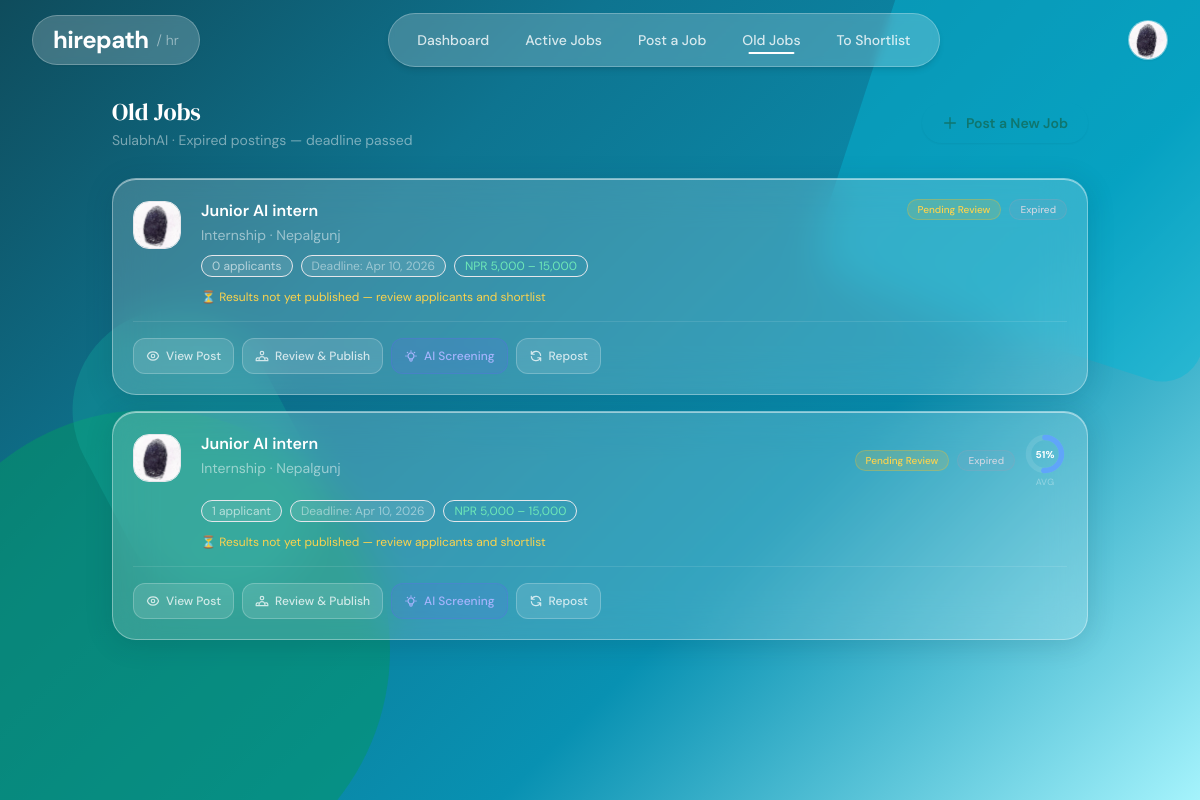
Page /jobs/old/ (signed in) on the earlier database version.
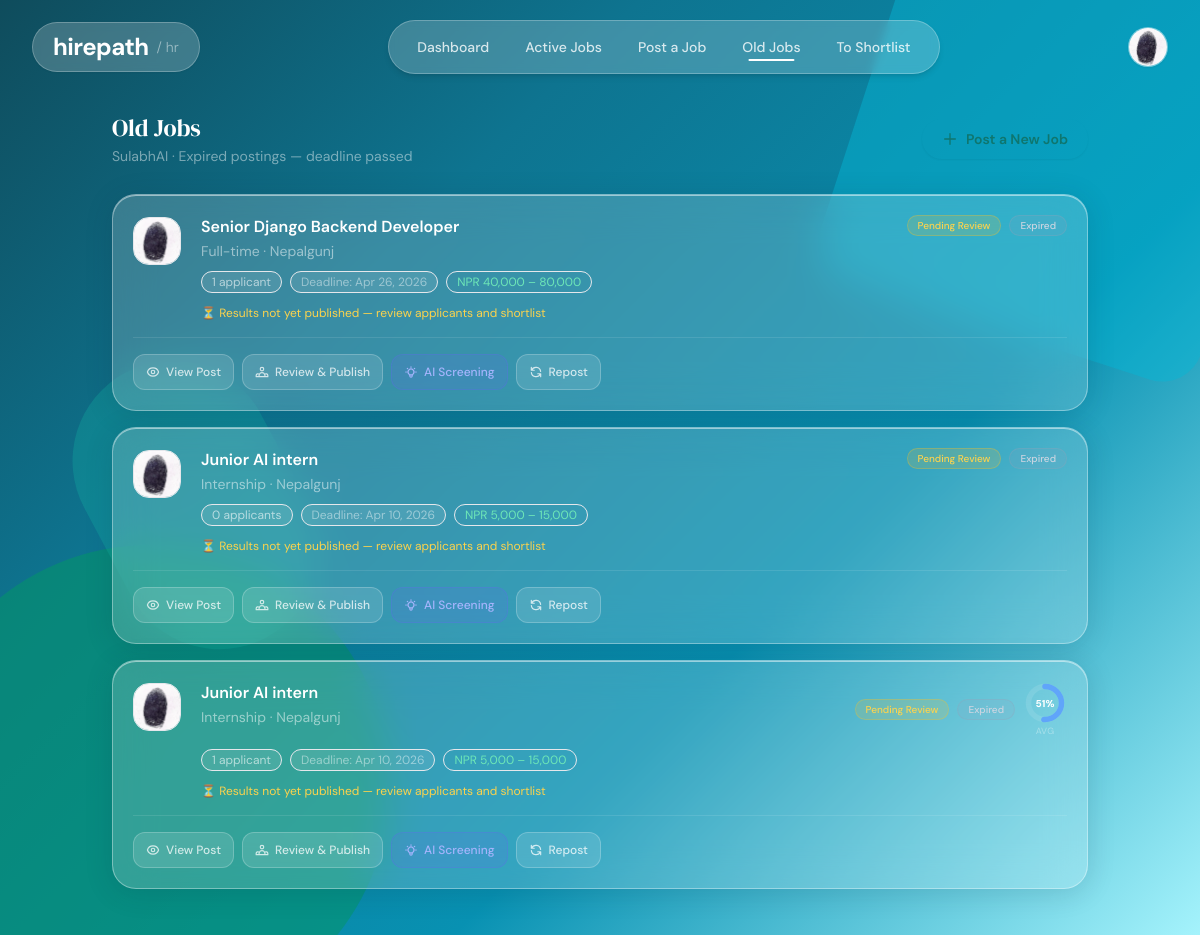
Same page on the later database version.
### jobs/models.py (models this page shows, shortened)
class Job(models.Model):
    class JobType(models.TextChoices):
        FULL_TIME  = "full_time",  "Full-time"
        PART_TIME  = "part_time",  "Part-time"
        CONTRACT   = "contract",   "Contract"
        INTERNSHIP = "internship", "Internship"
        REMOTE     = "remote",     "Remote"
        HYBRID     = "hybrid",     "Hybrid"
    class Status(models.TextChoices):
        OPEN   = "open",   "Open"
        CLOSED = "closed", "Closed"
        DRAFT  = "draft",  "Draft"
    class QualificationLevel(models.TextChoices):
        ANY      = "",         "Any / Not specified"
        DIPLOMA  = "diploma",  "Diploma"
        BACHELOR = "bachelor", "Bachelor's Degree"
        MASTER   = "master",   "Master's Degree"
        PHD      = "phd",      "PhD / Doctorate"
    company          = models.ForeignKey(
                         CompanyProfile,
                         on_delete=models.CASCADE,
                         related_name="jobs"
                       )
    title            = models.CharField(max_length=255)
    description      = models.TextField()
    requirements     = models.TextField(blank=True, help_text="Detailed role requirements")
    responsibilities = models.TextField(blank=True, help_text="Key responsibilities")
    experience_required    = models.IntegerField(
                               default=0,
                               help_text="Minimum years of experience required"
                             )
    qualification_required = models.CharField(
                               max_length=20,
                               choices=QualificationLevel.choices,
                               default=QualificationLevel.ANY,
                               blank=True,
                               help_text="Minimum qualification level required"
                             )
    open_positions   = models.PositiveIntegerField(
                         default=1,
                         help_text="Number of open positions for this role"
                       )
    skills           = models.ManyToManyField(Skill, blank=True)
    location         = models.CharField(max_length=255, blank=True)
    job_type         = models.CharField(
                         max_length=20,
                         choices=JobType.choices,
                         default=JobType.FULL_TIME
                       )
    salary_min       = models.PositiveIntegerField(null=True, blank=True)
    salary_max       = models.PositiveIntegerField(null=True, blank=True)
    salary_currency  = models.CharField(max_length=10, default="NPR")
    status           = models.CharField(
                         max_length=10,
                         choices=Status.choices,
                         default=Status.OPEN
                       )
    deadline         = models.DateField(null=True, blank=True)
    created_at       = models.DateTimeField(auto_now_add=True)
    updated_at       = models.DateTimeField(auto_now=True)
    results_published    = models.BooleanField(default=False)
    shortlist_email_sent = models.BooleanField(default=False)
    class Meta:
        ordering = ["-created_at"]
    @property
    def salary_display(self):
        if self.salary_min and self.salary_max:
            return f"{self.salary_currency} {self.salary_min:,} – {self.salary_max:,}"
        if self.salary_min:
            return f"{self.salary_currency} {self.salary_min:,}+"
        return "Not disclosed"

### accounts/models.py (models this page shows, shortened)
class CompanyProfile(models.Model):
    user         = models.OneToOneField(User, on_delete=models.CASCADE)
    phone           = models.CharField(max_length=20, blank=True)
    company_name = models.CharField(max_length=255)
    description  = models.TextField()
    website      = models.URLField(blank=True, null=True)
    location     = models.CharField(max_length=255, blank=True, null=True)
    logo         = models.ImageField(upload_to='company_logos/', blank=True, null=True)

### jobs/views.py (the view)
# urls.py: path("old/",                          views.old_jobs,           name="old_jobs"),
@login_required
def old_jobs(request):
    company = _get_company(request)
    if not company:
        return redirect('candidate_dashboard')
    today = timezone.now().date()
    jobs = (
        Job.objects
        .filter(company=company)
        .filter(Q(status=Job.Status.CLOSED) | Q(deadline__lt=today))
        .annotate(
            applicant_count=Count('applications', distinct=True),
            shortlisted_count=Count(
                'applications',
                filter=Q(applications__status='shortlisted'),
                distinct=True,
            ),
            rejected_count=Count(
                'applications',
                filter=Q(applications__status='rejected'),
                distinct=True,
            ),
            avg_score=Avg('applications__match_score'),
        )
        .order_by('-deadline')
    )
    jobs_data = []
    for job in jobs:
        if job.avg_score is not None:
            job.avg_score_offset = round(94.2 * (1 - job.avg_score / 100), 1)
        else:
            job.avg_score_offset = 94.2
        if job.results_published:
            applicants_qs = (
                Application.objects
                .filter(job=job)
                .exclude(status='withdrawn')
                .select_related('candidate__user')
                .order_by('-match_score')
            )
            ranked = []
            for app in applicants_qs:
                u = app.candidate.user
                ranked.append({
                    'name':        u.get_full_name() or u.username,
                    'score':       round(app.match_score or 0),
                    'status':      app.status,
                    'shortlisted': app.status == 'shortlisted',
                })
            total_count       = len(ranked)
            shortlisted_count = sum(1 for a in ranked if a['shortlisted'])
            ranked_json = json.dumps({
                'title':       job.title,
                'total':       total_count,
                'shortlisted': shortlisted_count,
                'applicants':  ranked,
            })
        else:
            ranked_json = json.dumps({
                'title':       job.title,
                'total':       0,
                'shortlisted': 0,
                'applicants':  [],
            })
        jobs_data.append({
            'job':         job,
            'ranked_json': ranked_json,
        })
    return render(request, 'jobs/old_jobs.html', {
        'company':   company,
        'jobs_data': jobs_data,
    })

### jobs/context_processors.py (called while the page is built)
def to_shortlist_count(request):
    if not request.user.is_authenticated:
        return {}
    try:
        company = CompanyProfile.objects.get(user=request.user)
        count = Job.objects.filter(
            company=company,
            results_published=True,
            shortlist_email_sent=False,
        ).count()
        return {'to_shortlist_count': count}
    except CompanyProfile.DoesNotExist:
        return {}

### jobs/views.py (called while the page is built)
def _get_company(request):
    return CompanyProfile.objects.filter(user=request.user).first()

### templates/jobs/old_jobs.html (shortened to what the changed rows need)
{% extends "company_base.html" %}
{% block main_content %}
<main class="max-w-5xl mx-auto px-4 md:px-6 pt-[12vh] pb-12 relative z-10">
  <div class="flex items-center justify-between mb-7">
    <div>
      <h1 class="font-serif-display text-2xl text-white">Old Jobs</h1>
    </div>
  </div>
  {% if jobs_data %}
  <div class="flex flex-col gap-4">
    {% for item in jobs_data %}
    {% with job=item.job %}
    <div class="job-card glass-card rounded-3xl px-5 py-5">
      <div class="flex items-start gap-5">
        <div class="w-12 h-12 rounded-2xl bg-white/15 backdrop-blur-md border border-white/28 flex items-center justify-center shrink-0 overflow-hidden mt-0.5">
          {% if company.logo %}
            <img src="{{ company.logo.url }}" alt="{{ company.company_name }}" class="w-full h-full object-cover"/>
          {% else %}
            <img src="https://api.dicebear.com/7.x/initials/svg?seed={{ company.company_name|urlencode }}&backgroundColor=ccfbf1&textColor=0f766e"
                 alt="{{ company.company_name }}" class="w-full h-full object-cover"/>
          {% endif %}
        </div>
        <div class="flex-1 min-w-0">
          <div class="flex items-start justify-between gap-4">
            <div class="min-w-0">
              <a href="{% url 'job_detail' job.id %}"
                 class="text-base font-semibold text-white hover:text-white/80 transition-colors block truncate">
                {{ job.title }}
              </a>
              <p class="text-sm text-white/50 mt-0.5">
                {{ job.get_job_type_display }}{% if job.location %} · {{ job.location }}{% endif %}
              </p>
            </div>
            <div class="flex items-center gap-2 shrink-0">
              {% if job.results_published %}
              <span class="badge-results text-[10px] px-2.5 py-0.5 rounded-full font-medium">Results Published</span>
              {% else %}
              <span class="badge-pending text-[10px] px-2.5 py-0.5 rounded-full font-medium">Pending Review</span>
              {% endif %}
              <span class="badge-expired text-[10px] px-2.5 py-0.5 rounded-full font-medium">Expired</span>
              {% if job.avg_score %}
              <div class="flex flex-col items-center">
                <div class="relative w-11 h-11">
                  <svg viewBox="0 0 40 40" width="44" height="44" style="transform:rotate(-90deg)">
                    <circle cx="20" cy="20" r="15" fill="none" stroke="rgba(255,255,255,0.10)" stroke-width="5"/>
                    <circle cx="20" cy="20" r="15" fill="none"
                      stroke="{% if job.avg_score >= 70 %}#34d399{% elif job.avg_score >= 45 %}#60a5fa{% else %}#f87171{% endif %}"
                      stroke-width="5" stroke-linecap="round"
                      stroke-dasharray="94.2"
                      stroke-dashoffset="{{ job.avg_score_offset|default:'94.2' }}"/>
                  </svg>
                  <div class="absolute inset-0 flex items-center justify-center">
                    <span class="text-[10px] font-bold text-white">{{ job.avg_score|floatformat:0 }}%</span>
                  </div>
                </div>
                <span class="text-[9px] text-white/35 uppercase tracking-wide">Avg</span>
              </div>
              {% endif %}
            </div>
          </div>
          <div class="flex flex-wrap gap-2 mt-2.5">
            <span class="text-xs bg-white/10 text-white/60 border border-white/18 px-2.5 py-0.5 rounded-full">
              {{ job.applicant_count }} applicant{{ job.applicant_count|pluralize }}
            </span>
            {% if job.deadline %}
            <span class="text-xs bg-white/10 text-white/45 border border-white/12 px-2.5 py-0.5 rounded-full">
              Deadline: {{ job.deadline|date:"M j, Y" }}
            </span>
            {% endif %}
            {% if job.salary_min or job.salary_max %}
            <span class="text-xs bg-emerald-500/18 text-emerald-300 border border-emerald-400/28 px-2.5 py-0.5 rounded-full">
              {{ job.salary_display }}
            </span>
            {% endif %}
          </div>
          {% if job.results_published %}
          <div class="flex items-center gap-4 mt-3">
            <span class="text-xs text-emerald-300">✓ {{ job.shortlisted_count }} shortlisted</span>
            <span class="text-white/25">·</span>
            <span class="text-xs text-red-300">✗ {{ job.rejected_count }} rejected</span>
            <span class="text-white/25">·</span>
            <span class="text-xs text-white/40">Results published</span>
          </div>
          {% else %}
          <p class="text-xs text-amber-300 mt-3">⏳ Results not yet published — review applicants and shortlist</p>
          {% endif %}
        </div>
      </div>
      <div class="flex flex-wrap items-center gap-2 mt-4 pt-4 border-t border-white/10">
        <a href="{% url 'job_detail' job.id %}"
           class="action-btn flex items-center gap-1.5 px-3 py-2 rounded-xl">
          View Post
        </a>
        <a href="{% url 'view_applicants' job.id %}"
           class="action-btn flex items-center gap-1.5 px-3 py-2 rounded-xl">
          {% if job.results_published %}View Results{% else %}Review & Publish{% endif %}
        </a>
        {% if job.results_published %}
        <button onclick="openModal('{{ job.id }}')"
                class="action-btn flex items-center gap-1.5 px-3 py-2 rounded-xl">
          <svg class="w-3.5 h-3.5" fill="none" stroke="currentColor" viewBox="0 0 24 24">
            <path stroke-linecap="round" stroke-linejoin="round" stroke-width="2"
                  d="M9 19v-6a2 2 0 00-2-2H5a2 2 0 00-2 2v6a2 2 0 002 2h2a2 2 0 002-2zm0 0V9a2 2 0 012-2h2a2 2 0 012 2v10m-6 0a2 2 0 002 2h2a2 2 0 002-2m0 0V5a2 2 0 012-2h2a2 2 0 012 2v14a2 2 0 01-2 2h-2a2 2 0 01-2-2z"/>
          </svg>
          Ranked List
        </button>
        {% else %}
        <a href="{% url 'screening_dashboard' job.id %}"
           class="action-btn flex items-center gap-1.5 px-3 py-2 rounded-xl"
           style="background:rgba(99,102,241,0.15);border-color:rgba(99,102,241,0.28);color:#a5b4fc;">
          AI Screening
        </a>
        {% endif %}
        <a href="{% url 'create_job' %}?repost={{ job.id }}"
           class="action-btn flex items-center gap-1.5 px-3 py-2 rounded-xl">
          <svg class="w-3.5 h-3.5" fill="none" stroke="currentColor" viewBox="0 0 24 24">
            <path stroke-linecap="round" stroke-linejoin="round" stroke-width="2"
                  d="M4 4v5h.582m15.356 2A8.001 8.001 0 004.582 9m0 0H9m11 11v-5h-.581m0 0a8.003 8.003 0 01-15.357-2m15.357 2H15"/>
          </svg>
          Repost
        </a>
      </div>
    </div>
    {% endwith %}
    {% endfor %}
  </div>
  {% endif %}
</main>
{% endblock %}

Differences in the rows shown:
added Job: logo (picture), job "Senior Django Backend Developer", job.job_type "Full-time", job.location "Nepalgunj", results_published "Pending Review", job.applicant_count "1", job.deadline "Apr 26, 2026", job.salary_display "NPR 40,000 – 80,000", shows "⏳ Results not yet published — review applicants and shortlist"
